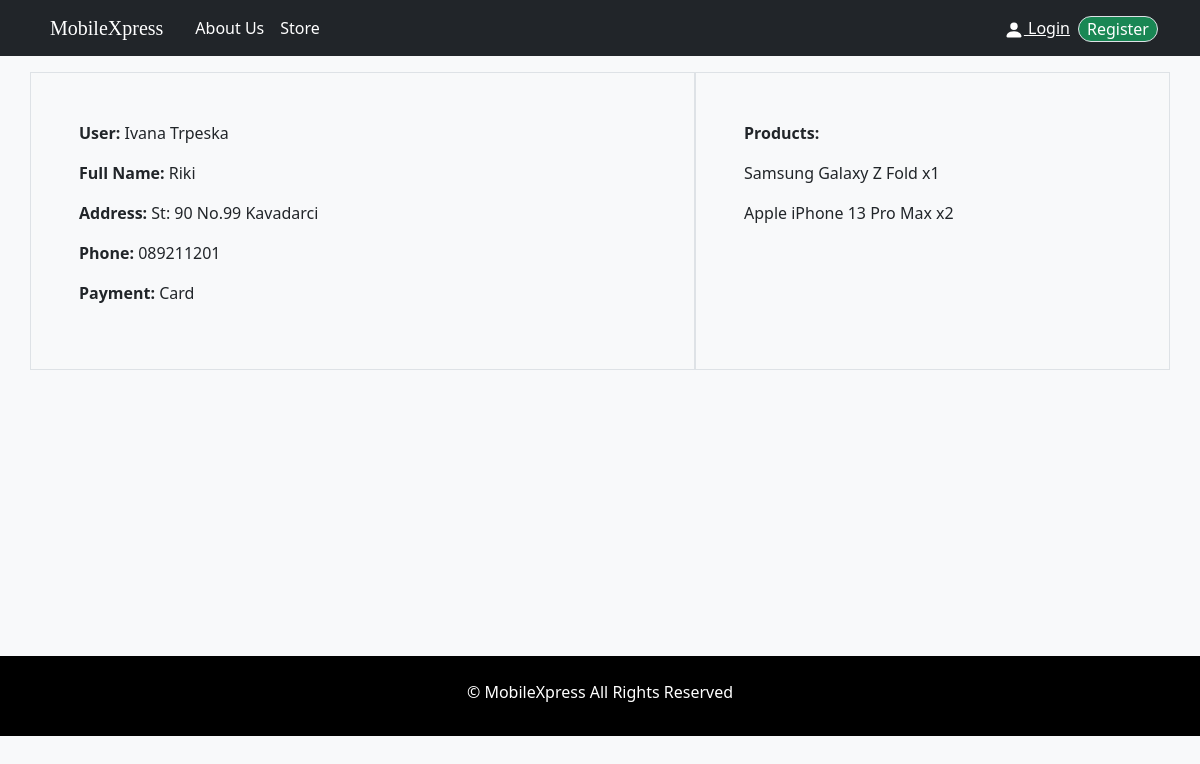
The app's page /order_details/23 with its own data.
### MobileXpress/models.py (models this page shows, shortened)
class Order(models.Model):
    user = models.ForeignKey(CustomUser, on_delete=models.CASCADE)
    cart = models.ForeignKey(ShoppingCart, on_delete=models.CASCADE)
    total_amount = models.IntegerField()
    date_created = models.DateTimeField(auto_now_add=True)
    order_status = models.CharField(max_length=100,
                                    choices=(
                                        [('Created', 'Created'), ('InDelivery', 'InDelivery'),
                                         ('Finished', 'Finished')]))
    full_name = models.CharField(max_length=100)
    street = models.CharField(max_length=100)
    number = models.CharField(max_length=100)
    city = models.CharField(max_length=100)
    phone = models.CharField(max_length=100)
    payment_method = models.CharField(max_length=100, choices=([('On Delivery', 'On Delivery'), ('Card', 'Card')]))

class CustomUser(models.Model):
    user = models.OneToOneField(User, on_delete=models.CASCADE)
    profile_picture = models.ImageField(upload_to='profile/', blank=True, null=True)
    first_name = models.CharField(max_length=255)
    last_name = models.CharField(max_length=255)
    email = models.EmailField()
    def __str__(self):
        return f"{self.first_name} {self.last_name}"

class CartItem(models.Model):
    phone = models.ForeignKey(Phone, on_delete=models.CASCADE)
    color = models.ForeignKey(Color, on_delete=models.CASCADE, blank=True, null=True)
    quantity = models.IntegerField()
    cart = models.ForeignKey(ShoppingCart, on_delete=models.CASCADE)

class Phone(models.Model):
    name = models.CharField(max_length=255)
    manufacturer = models.ForeignKey(Manufacturer, on_delete=models.CASCADE)
    phone = models.ImageField(upload_to='photos/', blank=True, null=True)
    price = models.IntegerField()
    technology = models.CharField(max_length=255)
    dimensions = models.CharField(max_length=255)
    os = models.CharField(max_length=255)
    chipset = models.CharField(max_length=255)
    CPU = models.CharField(max_length=255)
    GPU = models.CharField(max_length=255)
    memory = models.CharField(max_length=255)
    main_camera = models.CharField(max_length=255)
    front_camera = models.CharField(max_length=255)
    battery = models.CharField(max_length=255)
    def __str__(self):
        return f"{self.manufacturer.name} {self.name}"

class Manufacturer(models.Model):
    name = models.CharField(max_length=255)
    country = models.CharField(max_length=255)

### MobileXpress/views.py (the view)
# urls.py: path('order_details/<int:pk>', order_details, name="order_details"),
def order_details(request, pk):
    order = get_object_or_404(Order, pk=pk)
    return render(request, "order_details.html", context={
        "order": order,
        "cart_items": CartItem.objects.all().filter(cart=order.cart)
    })

### templates/order_details.html (shortened to what this page needs)
{% extends 'base.html' %}
{% block content %}
    <div class="row">
    <div class="col-7 border p-5">
        <p>
            <span class="fw-bold">User: </span> {{ order.user }}
        </p>
        <p>
            <span class="fw-bold">Full Name: </span> {{ order.full_name }}
        </p>
        <p>
            <span class="fw-bold">Address: </span> St: {{ order.street }} No.{{ order.number }} {{ order.city }}
        </p>
        <p>
            <span class="fw-bold">Phone: </span> {{ order.phone }}
        </p>
        <p>
            <span class="fw-bold">Payment: </span> {{ order.payment_method }}
        </p>
    </div>
    <div class="col-5 border p-5">
        <p><span class="fw-bold">Products: </span> </p>
        {% for cart_item in cart_items %}
            <p>{{ cart_item.phone }}               x{{ cart_item.quantity }}</p>
        {% endfor %}
    </div>
    </div>
{% endblock %}

### records on screen
Order: user "Ivana Trpeska", full_name "Riki", street "90", number "99", city "Kavadarci", phone "089211201", payment_method "Card"
CartItem: phone "Samsung Galaxy Z Fold", quantity "1"
CartItem: phone "Apple iPhone 13 Pro Max", quantity "2"
